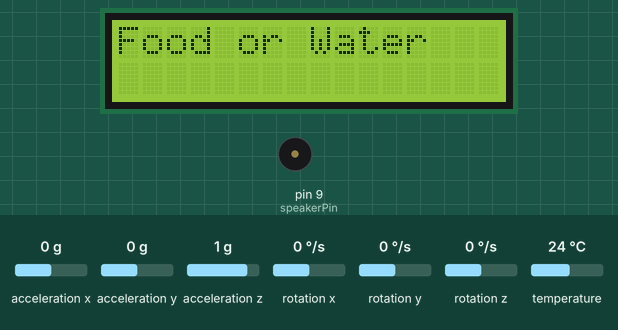
This sketch was run on a simulated Arduino Uno, built with avr-gcc and run on an emulated ATmega328P. On the bench: 16×2 character LCD, buzzer (waves = sounding). The inputs (shaded band) are chosen by the test bench; at power-on: acceleration y 0 g, acceleration x 0 g, acceleration z 1 g, rotation x 0 °/s, rotation y 0 °/s, rotation z 0 °/s, temperature 24 °C. The modem accepts every AT command (registered, SIM ready, sends succeed) and sends nothing else; what the sketch prints to the serial monitor is not drawn.

Above: at 5.3 s.
5.4 s: acceleration y set to -1.4 g
At 7.0 s:
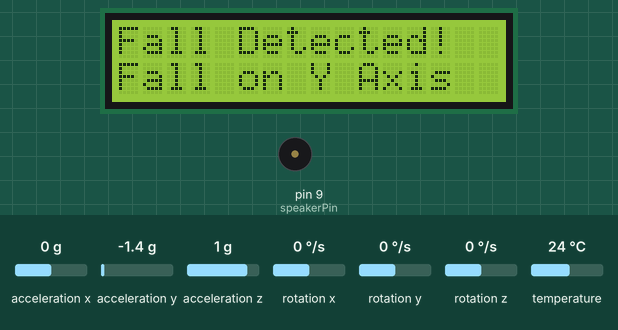
11.4 s: acceleration x set to -1.4 g
At 14.0 s:
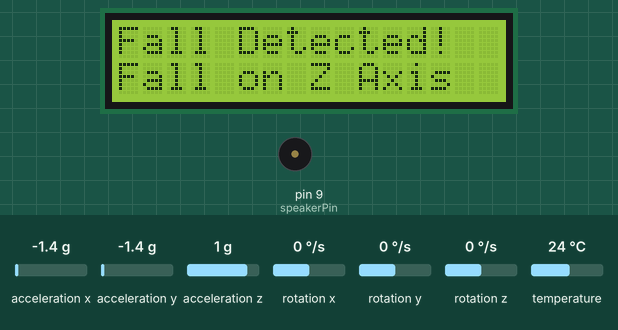
17.4 s: acceleration y set to -0.8 g
At 21.0 s:
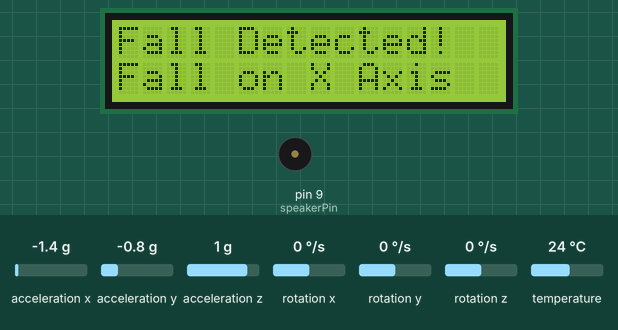
22.1 s: acceleration x set to -0.8 g
At 23.91 s:
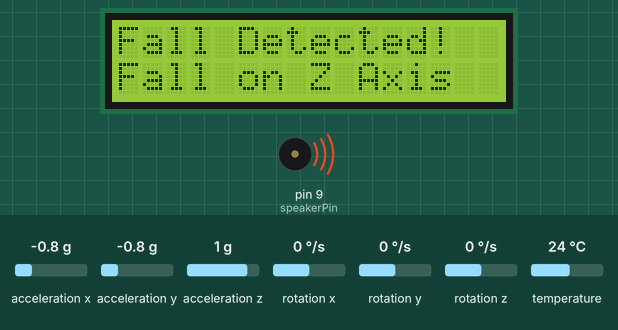
34.1 s: acceleration x set to 1.4 g
At 37.87 s:
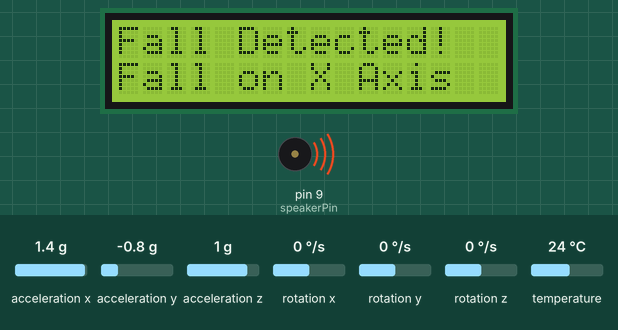
Timing chart, 0 to 39.6 s (numbered marks = the images above; inputs shaded):
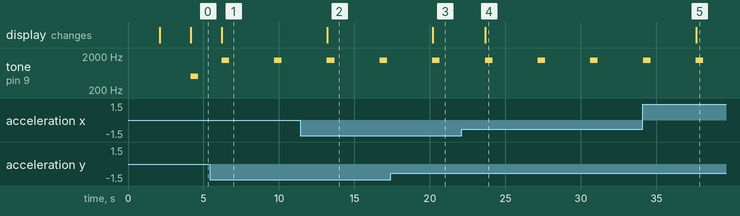

The sketch:

pglove.ino
```cpp
#include <Wire.h>               // Library for I2C communication
#include <LiquidCrystal_I2C.h>   // Library for I2C LCD
#include <SoftwareSerial.h>      // Needed for GSM module communication
#include <MPU6050.h>             // Library for MPU6050 (You need to install this library from the Library Manager)

// Pin definitions
const int flexSensorPins[4] = {A0, A1, A2, A3}; // Analog pins connected to the flex sensors
const int speakerPin = 9;                       // Digital pin connected to the speaker or audio module
const int gsmRxPin = 10;                        // RX pin of GSM module
const int gsmTxPin = 11;                        // TX pin of GSM module

// Thresholds for each flex sensor
const int thresholds[4] = {315, 300, 320, 245}; // Adjust these values based on your flex sensor readings

// Initialize the LCD with the I2C address 0x27 and dimensions (16 columns, 2 rows)
LiquidCrystal_I2C lcd(0x27, 16, 2);

// Create an MPU6050 object
MPU6050 mpu;

// Create a SoftwareSerial object for GSM module
SoftwareSerial gsm(gsmRxPin, gsmTxPin);

// Fall detection thresholds for each axis
const float FALL_THRESHOLD_X = 2.0; // Threshold for detecting fall on X axis
const float FALL_THRESHOLD_Y = 0.17; // Threshold for detecting fall on Y axis
const float FALL_THRESHOLD_Z = 2.0; // Threshold for detecting fall on Z axis

void setup() {
  pinMode(speakerPin, OUTPUT);
  Serial.begin(9600);  // For debugging
  gsm.begin(9600);     // Initialize GSM communication

  // Initialize the LCD
  lcd.init();
  lcd.backlight();
  lcd.setCursor(0, 0);
  lcd.print("System Initialized");
  delay(2000);
  lcd.clear();

  Serial.println("System Initialized");

  // Initialize the MPU6050 sensor
  Wire.begin();
  mpu.initialize();
  if (!mpu.testConnection()) {
    lcd.clear();
    lcd.print("MPU6050 not found!");
    Serial.println("MPU6050 connection failed");
    while (1); // Halt if the MPU6050 is not found
  }
  Serial.println("MPU6050 initialized");

  // Initialize GSM module
  gsm.println("AT");           // Test GSM connection
  delay(1000);
  gsm.println("AT+CMGF=1");    // Set SMS mode to text
  delay(1000);
}

void loop() {
  // Read the accelerometer data from the MPU6050
  int16_t ax, ay, az;
  mpu.getAcceleration(&ax, &ay, &az);

  // Read the temperature from the MPU6050
  int16_t rawTemperature = mpu.getTemperature(); // Raw temperature value from MPU6050
  float temperature = rawTemperature / 340.0 + 36.53; // Convert to Celsius

  // Convert raw accelerometer values to g
  float accelX = ax / 16384.0; // Convert raw value to g
  float accelY = ay / 16384.0; // Convert raw value to g
  float accelZ = az / 16384.0; // Convert raw value to g

  // Print the accelerometer and temperature data for debugging
  Serial.print("Accel X: ");
  Serial.print(accelX);
  Serial.print(" Y: ");
  Serial.print(accelY);
  Serial.print(" Z: ");
  Serial.print(accelZ);
  Serial.print(" Temp: ");
  Serial.println(temperature);

  // Display the temperature on the LCD
  lcd.clear();
  lcd.setCursor(0, 0);
  lcd.print("Temp: ");
  lcd.print(temperature, 1); // Display 1 decimal point
  lcd.print(" C");

  // Fall detection: Check if any axis exceeds its threshold value
  if (abs(accelX) > FALL_THRESHOLD_X || abs(accelY) > FALL_THRESHOLD_Y || abs(accelZ) > FALL_THRESHOLD_Z) {
    triggerFallAlarm(accelX, accelY, accelZ);  // Trigger fall alarm based on axis values
  } else {
    // Check the flex sensors
    for (int i = 0; i < 4; i++) {
      int sensorValue = analogRead(flexSensorPins[i]); // Read the flex sensor value
      Serial.print("Flex Sensor ");
      Serial.print(i + 1);
      Serial.print(" Value: ");
      Serial.println(sensorValue);

      if (sensorValue > thresholds[i]) {
        triggerAlarm(i); // Trigger alarm if any flex sensor threshold is exceeded
        return; // Exit loop if a sensor is triggered
      }
    }

    showSmileyFace(); // Show smiley face if no sensors are triggered
  }

  delay(200); // Small delay for stability
}

void triggerFallAlarm(float x, float y, float z) {
  Serial.println("Fall detected!");

  // Display the fall detection message on the LCD
  lcd.clear();
  lcd.setCursor(0, 0);
  lcd.print("Fall Detected!");

  // Display the axis with the largest deviation
  lcd.setCursor(0, 1);
  if (abs(x) > abs(y) && abs(x) > abs(z)) {
    lcd.print("Fall on X Axis");
  } else if (abs(y) > abs(x) && abs(y) > abs(z)) {
    lcd.print("Fall on Y Axis");
  } else {
    lcd.print("Fall on Z Axis");
  }
//_ah22bm012
//_ah22bm013
  tone(speakerPin, 1500, 500); // High tone for fall detection
  sendSMS("1234567890", "Fall Detected!"); // Replace with the desired phone number
  delay(2000); // Keep the message on display for 2 seconds
}

void sendSMS(String phoneNumber, String message) {
  gsm.println("AT+CMGS=\"" + phoneNumber + "\""); // Send command to start SMS
  delay(100);
  gsm.println(message);                           // Send the message
  delay(100);
  gsm.write(26);                                  // End SMS with Ctrl+Z
  delay(1000);
}

void triggerAlarm(int sensorIndex) {
  Serial.print("Flex sensor ");
  Serial.print(sensorIndex + 1);
  Serial.println(" triggered!");

  // Display the corresponding message on the LCD
  lcd.clear();
  lcd.setCursor(0, 0);
  switch (sensorIndex) {
    case 0:
      lcd.print("Food or Water");
      tone(speakerPin, 500, 500); // Low tone
      break;
    case 1:
      lcd.print("Emergency");
      tone(speakerPin, 1000, 500); // Medium tone
      break;
    case 2:
      lcd.print("Need Fresh Air");
      tone(speakerPin, 1500, 500); // High tone
      break;
    case 3:
      lcd.print("Washroom");
      tone(speakerPin, 2000, 500); // Very high tone
      break;
  }

  delay(2000); // Keep the message on display for 2 seconds
}

void showSmileyFace() {
  lcd.clear();
  lcd.setCursor(0, 0);
  lcd.print(":)"); // Display a simple smiley face
}


//ph
```

Measured:
- after the input at 5.4 s, tone on pin 9 (speakerPin): alternates 1500 Hz for 0.50 s and silent for 3.0 s, starting after 0.80 s; the display: changes after 0.82 s (image 1)
- after the input at 11.4 s, the display: changes after 1.8 s (image 2)
- after the input at 17.4 s, the display: changes after 2.8 s (image 3)
- after the input at 22.1 s, the display: changes after 1.6 s (image 4)
- after the input at 34.1 s, the display: changes after 3.5 s (image 5)
